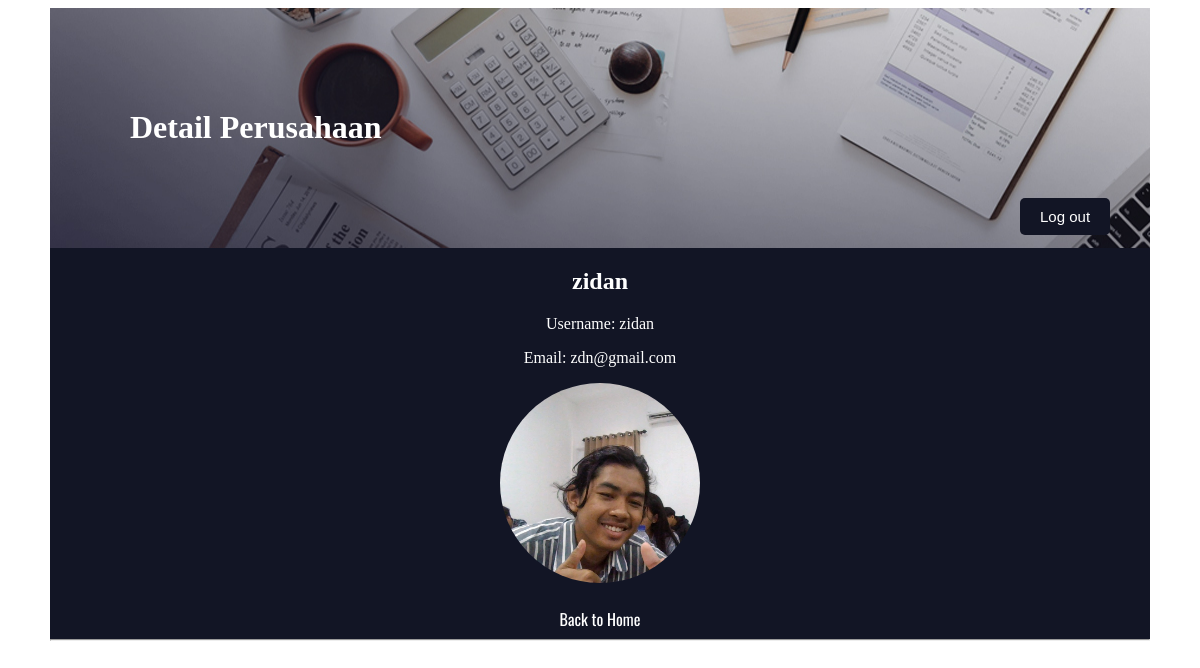
Page /Admin/admin-perusahaan-about.php?id=1 (signed in) on the committed database.
### tables this page shows
CREATE TABLE `users` (
  `id` int(11) NOT NULL,
  `username` varchar(255) NOT NULL,
  `password` varchar(255) NOT NULL,
  `role` enum('Mahasiswa','Perusahaan','Admin') NOT NULL,
  `email` varchar(255) NOT NULL,
  `name` varchar(255) NOT NULL,
  `profile_picture` varchar(255) DEFAULT 'default_profile_picture.png'
);

### Admin/admin-perusahaan-about.php (the view, shortened to what this page needs)
<?php
include '../db_connection.php';
$company_id = $_GET['id'];
$sql = "SELECT * FROM users WHERE id = ? AND role = 'Perusahaan'";
$stmt = $conn->prepare($sql);
$stmt->bind_param("i", $company_id);
$stmt->execute();
$result = $stmt->get_result();
$company = $result->fetch_assoc();
?>
<!DOCTYPE html>
<html>
<head>
    <link rel="stylesheet" type="text/css" href="../CSS/Admin/admin-perusahaan.css">
</head>
<body>
    <div class="container">
        <div class="header">
            <h1 style="color: white;">Detail Perusahaan</h1>
        </div>
        <div class="log-out"><a href="../logout.php">Log out</a></div>
        <div class="detail">
            <h2 style="text-align: center; color: white;"><?php echo htmlspecialchars($company['name']); ?></h2>
            <p style="text-align: center; color: white;">Username: <?php echo htmlspecialchars($company['username']); ?></p>
            <p style="text-align: center; color: white;">Email: <?php echo htmlspecialchars($company['email']); ?></p>
            <p style="text-align: center;">
                <img src="../uploads/<?php echo htmlspecialchars($company['profile_picture']); ?>" alt="Profile Picture" style="max-width: 200px; border-radius: 50%;">
            </p>
        </div>
        <div class="back-link" style="text-align: center; margin-top: 20px;">
            <a href="admin-perusahaan.php" style="color: white; text-decoration: none; font-size: 16px;">Back to Home</a>
        </div>
        <hr>
    </div>
</body>
</html>

### CSS/Admin/admin-perusahaan.css (style rules this page uses)
body { background-color: white; }
.container { width: 1100px; margin: auto; background-color: #121525; }
.header { background-image: url(../../Images/header.jpg); padding: 80px; padding-right: 80px; }
.log-out a { position: absolute; border-radius: 5px; background-color: #121525; padding: 10px; padding-right: 20px; padding-left: 20px; border-style: none; font-family: arial; font-size: 15px; color: white; text-decoration: none; transition: 0.3s; margin-left: 970px; margin-top: -50px; }
a { font-family: 'Oswald', sans-serif; font-size: 20px; margin-bottom: 10px; color: white; text-decoration: none; transition: 0.3s; }

### rows in the picture
users: name "zidan", username "zidan", email "zdn@gmail.com", profile_picture (picture)
